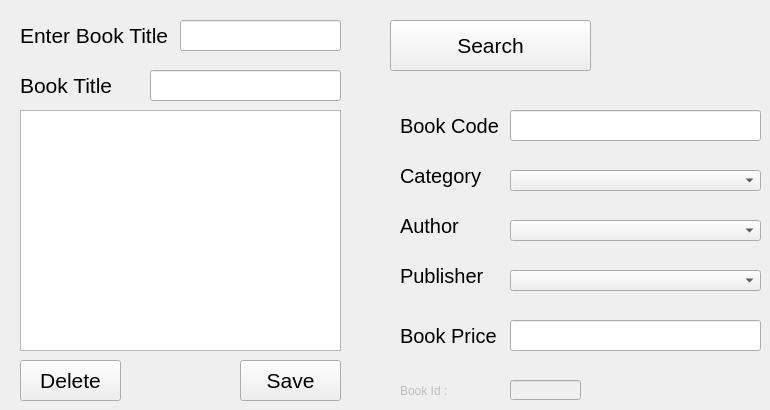
      <widget class="QWidget" name="tab_5">
       <attribute name="title">
        <string>Edit Or Delete A Book</string>
       </attribute>
       <widget class="QLineEdit" name="lineEdit_2">
        <property name="geometry">
         <rect>
          <x>510</x>
          <y>110</y>
          <width>251</width>
          <height>31</height>
         </rect>
        </property>
       </widget>
       <widget class="QLineEdit" name="lineEdit_3">
        <property name="geometry">
         <rect>
          <x>180</x>
          <y>20</y>
          <width>161</width>
          <height>31</height>
         </rect>
        </property>
       </widget>
       <widget class="QComboBox" name="comboBox_3">
        <property name="geometry">
         <rect>
          <x>510</x>
          <y>170</y>
          <width>251</width>
          <height>21</height>
         </rect>
        </property>
       </widget>
       <widget class="QComboBox" name="comboBox_4">
        <property name="geometry">
         <rect>
          <x>510</x>
          <y>270</y>
          <width>251</width>
          <height>21</height>
         </rect>
        </property>
       </widget>
       <widget class="QComboBox" name="comboBox_5">
        <property name="geometry">
         <rect>
          <x>510</x>
          <y>220</y>
          <width>251</width>
          <height>21</height>
         </rect>
        </property>
       </widget>
       <widget class="QLineEdit" name="lineEdit_4">
        <property name="geometry">
         <rect>
          <x>510</x>
          <y>320</y>
          <width>251</width>
          <height>31</height>
         </rect>
        </property>
       </widget>
       <widget class="QPushButton" name="pushButton_7">
        <property name="geometry">
         <rect>
          <x>240</x>
          <y>360</y>
          <width>101</width>
          <height>41</height>
         </rect>
        </property>
        <property name="font">
         <font>
          <pointsize>16</pointsize>
         </font>
        </property>
        <property name="text">
         <string>Save</string>
        </property>
       </widget>
       <widget class="QLabel" name="label_3">
        <property name="geometry">
         <rect>
          <x>20</x>
          <y>20</y>
          <width>151</width>
          <height>31</height>
         </rect>
        </property>
        <property name="font">
         <font>
          <pointsize>16</pointsize>
         </font>
        </property>
        <property name="text">
         <string>Enter Book Title</string>
        </property>
       </widget>
       <widget class="QLabel" name="label_4">
        <property name="geometry">
         <rect>
          <x>400</x>
          <y>110</y>
          <width>101</width>
          <height>31</height>
         </rect>
        </property>
        <property name="font">
         <font>
          <pointsize>15</pointsize>
         </font>
        </property>
        <property name="text">
         <string>Book Code</string>
        </property>
       </widget>
       <widget class="QLabel" name="label_8">
        <property name="geometry">
         <rect>
          <x>400</x>
          <y>320</y>
          <width>101</width>
          <height>31</height>
         </rect>
        </property>
        <property name="font">
         <font>
          <pointsize>15</pointsize>
         </font>
        </property>
        <property name="text">
         <string>Book Price</string>
        </property>
       </widget>
       <widget class="QLabel" name="label_5">
        <property name="geometry">
         <rect>
          <x>400</x>
          <y>160</y>
          <width>101</width>
          <height>31</height>
         </rect>
        </property>
        <property name="font">
         <font>
          <pointsize>15</pointsize>
         </font>
        </property>
        <property name="text">
         <string>Category</string>
        </property>
       </widget>
       <widget class="QLabel" name="label_6">
        <property name="geometry">
         <rect>
          <x>400</x>
          <y>210</y>
          <width>101</width>
          <height>31</height>
         </rect>
        </property>
        <property name="font">
         <font>
          <pointsize>15</pointsize>
         </font>
        </property>
        <property name="text">
         <string>Author</string>
        </property>
       </widget>
       <widget class="QLabel" name="label_7">
        <property name="geometry">
         <rect>
          <x>400</x>
          <y>260</y>
          <width>101</width>
          <height>31</height>
         </rect>
        </property>
        <property name="font">
         <font>
          <pointsize>15</pointsize>
         </font>
        </property>
        <property name="text">
         <string>Publisher</string>
        </property>
       </widget>
       <widget class="QLineEdit" name="lineEdit_11">
        <property name="geometry">
         <rect>
          <x>150</x>
          <y>70</y>
          <width>191</width>
          <height>31</height>
         </rect>
        </property>
       </widget>
       <widget class="QLabel" name="label_21">
        <property name="geometry">
         <rect>
          <x>20</x>
          <y>70</y>
          <width>131</width>
          <height>31</height>
         </rect>
        </property>
        <property name="font">
         <font>
          <pointsize>16</pointsize>
         </font>
        </property>
        <property name="text">
         <string>Book Title</string>
        </property>
       </widget>
       <widget class="QPushButton" name="pushButton_10">
        <property name="geometry">
         <rect>
          <x>390</x>
          <y>20</y>
          <width>201</width>
          <height>51</height>
         </rect>
        </property>
        <property name="font">
         <font>
          <pointsize>16</pointsize>
         </font>
        </property>
        <property name="text">
         <string>Search</string>
        </property>
       </widget>
       <widget class="QPushButton" name="pushButton_11">
        <property name="geometry">
         <rect>
          <x>20</x>
          <y>360</y>
          <width>101</width>
          <height>41</height>
         </rect>
        </property>
        <property name="font">
         <font>
          <pointsize>16</pointsize>
         </font>
        </property>
        <property name="text">
         <string>Delete</string>
        </property>
       </widget>
       <widget class="QTextEdit" name="textEdit_2">
        <property name="geometry">
         <rect>
          <x>20</x>
          <y>110</y>
          <width>321</width>
          <height>241</height>
         </rect>
        </property>
       </widget>
       <widget class="QLineEdit" name="book_id">
        <property name="enabled">
         <bool>false</bool>
        </property>
        <property name="geometry">
         <rect>
          <x>510</x>
          <y>380</y>
          <width>71</width>
          <height>20</height>
         </rect>
        </property>
       </widget>
       <widget class="QLabel" name="label_11">
        <property name="enabled">
         <bool>false</bool>
        </property>
        <property name="geometry">
         <rect>
          <x>400</x>
          <y>380</y>
          <width>61</width>
          <height>21</height>
         </rect>
        </property>
        <property name="text">
         <string>Book Id :</string>
        </property>
       </widget>
      </widget>
